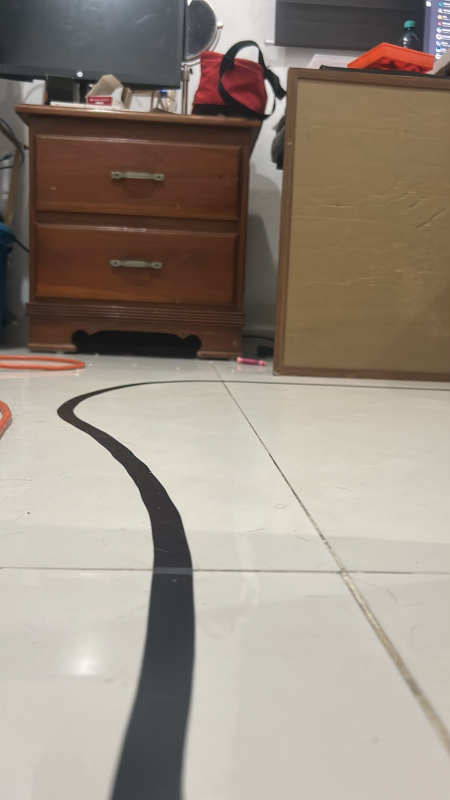
#> input picture notebook/test.jpeg, 900 x 1600 px (shown at 1/2 size)
$ python -i vision.py   (imports and definitions only)
#> lines starting #> are read from the running program, lines starting #| are printed output that depends on the picture; after the words box and inside, x2 and y2 are one past the last pixel; in counts of white or black regions, pixels touching at a corner belong together
#> further down, picture is the input picture: shape (1600, 900, 3); mean B, G, R 128.5, 140.2, 151.5
import cv2
import numpy as np

def extract_centerline(mask):
    row_x, row_y = [], []
    for y, row in enumerate(mask):
        xs = np.flatnonzero(row)
        if len(xs) > 0:
            row_x.append(xs.mean())
            row_y.append(y)

    return (
        np.array(row_y, dtype=np.float64),
        np.array(row_x, dtype=np.float64)
    )

def fit_line_polynomial(row_y, row_x, degree=2):
    if len(row_y) < degree + 2:
        return None
    coefficients = np.polyfit(row_y, row_x, degree)
    return np.poly1d(coefficients)

def draw_polynomial(vis, poly, color=(0, 0, 255)):
    ys = np.arange(vis.shape[0], dtype=np.float64)
    xs = np.clip(poly(ys), 0, vis.shape[1] - 1)
    points = (
        np.column_stack((xs, ys))
        .astype(np.int32)
        .reshape(-1, 1, 2)
    )

    cv2.polylines(vis, [points], False, color, 1)

def polynomial_errors(poly, image_width, y_eval):
    lateral_error = poly(y_eval) - image_width / 2
    heading_error = np.arctan(poly.deriv()(y_eval))
    return lateral_error, heading_error

def process(frame):
    frame = cv2.resize(frame, (100, 100))
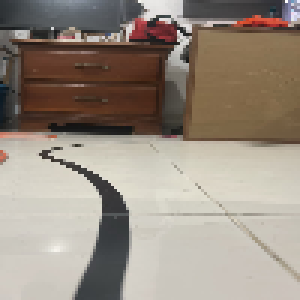
#> frame: shape (100, 100, 3) (shown 3 times larger); mean of channels 0, 1, 2 128.7, 140.5, 151.7; drawn as B, G, R
    frame = cv2.cvtColor(frame, cv2.COLOR_BGR2GRAY)
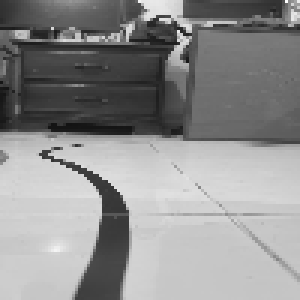
#> frame: shape (100, 100) (shown 3 times larger); min 19, max 253, mean 142.5
    frame = cv2.GaussianBlur(frame, (3,3), 0)
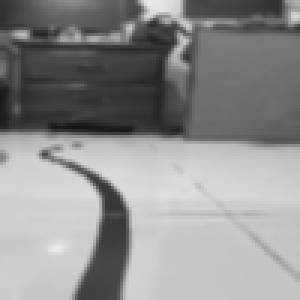
#> frame: shape (100, 100) (shown 3 times larger); min 22, max 233, mean 142.5

    h, w = frame.shape[0], frame.shape[1]
#> h = 100; w = 100

    start = (0, int(h * 0.4))
#> start = (0, 40)
    end = (w, h)
#> end = (100, 100)

    roi = frame[start[1]:end[1], start[0]: end[0]]
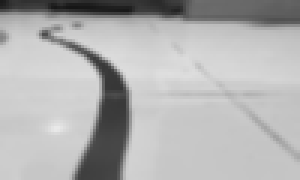
#> roi: shape (60, 100) (shown 3 times larger); min 22, max 233, mean 177.7

    _, mask = cv2.threshold(roi, 60, 255, cv2.THRESH_BINARY_INV)
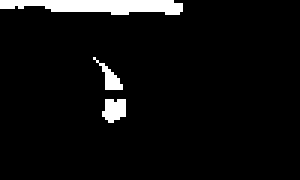
#> mask: shape (60, 100) (shown 3 times larger); 5.2% white; 3 white regions, box (x1, y1, x2, y2) and area: (0, 0, 61, 5) 227, (34, 33, 42, 41) 50, (31, 19, 41, 30) 38
    mask *= 1
    mask = cv2.GaussianBlur(mask, (3,3), 0)
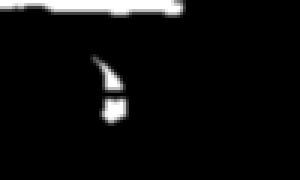
#> mask: shape (60, 100) (shown 3 times larger); min 0, max 255, mean 13.4

    row_y, row_x = extract_centerline(mask)
#> the loop in extract_centerline, `for y, row in enumerate(mask):` made 60 passes
#> xs on passes 6, 19, 20, 21, 22, 23, 24, 25, 26, 27, 28: [36, 37, 38, 39, 40, 41, 42, 43, 54, 55, 56, 57, 58, 59, 60], [30, 31, 32], [30, 31, 32, 33], [30, 31, 32, 33, 34, 35], [31, 32, 33, 34, 35, 36], [32, 33, 34, 35, 36, 37], [33, 34, 35, 36, 37, 38], [33, 34, 35, 36, 37, 38, 39], [34, 35, 36, 37, 38, 39, 40], [34, 35, 36, 37, 38, 39, 40], [34, 35, 36, 37, 38, 39, 40, 41]
#> after the loop in extract_centerline, `for y, row in enumerate(mask):`: row_x = 29 values, max 47.67 at index 5, min 30.5 at index 0, mean 36; row_y = 29 values from 0 to 41
#> row_y = 29 values from 0 to 41
    poly = fit_line_polynomial(row_y, row_x, degree=2)
#> in fit_line_polynomial, `coefficients = np.polyfit(row_y, row_x, degree)`: coefficients = [0.0011, 0.0593, 33.78]

    vis = cv2.cvtColor(roi, cv2.COLOR_GRAY2BGR)
    if poly is not None:
        draw_polynomial(vis, poly)
#> in draw_polynomial, `cv2.polylines(vis, [points], False, color, 1)`:
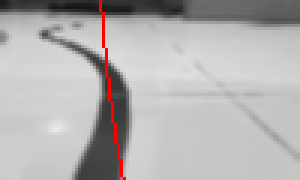
#> vis: shape (60, 100, 3) (shown 3 times larger); mean B, G, R 176.6, 176.6, 179.2
        y_eval = mask.shape[0] * 0.5
#> y_eval = 30
        lateral_error, heading_error = polynomial_errors(poly, w, y_eval)
#> lateral_error = -13.45; heading_error = 0.125
    else:
        lateral_error = 0
        heading_error = 0

    return vis, mask, lateral_error, heading_error

>>> import cv2
>>> picture = cv2.imread('../../../../notebook/test.jpeg')
>>> result = process(picture)
